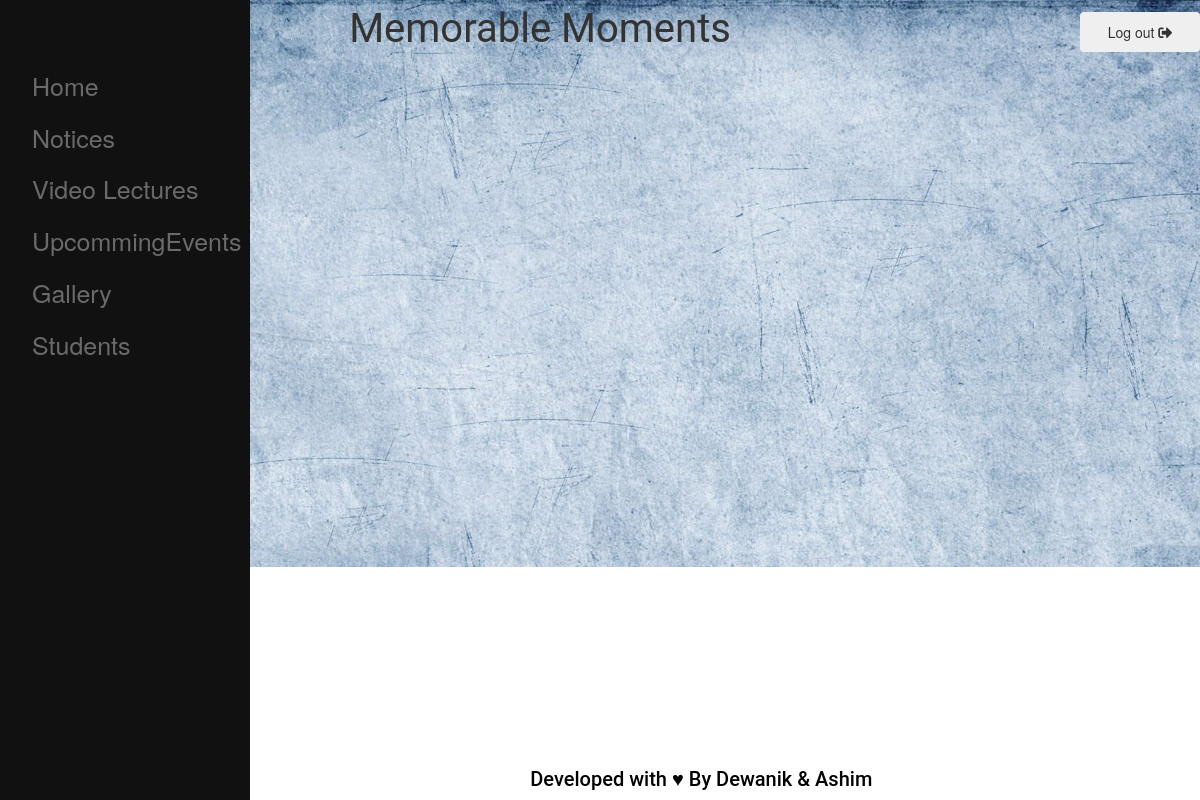
Page /inside/gallery.php (signed in) on the earlier database version.
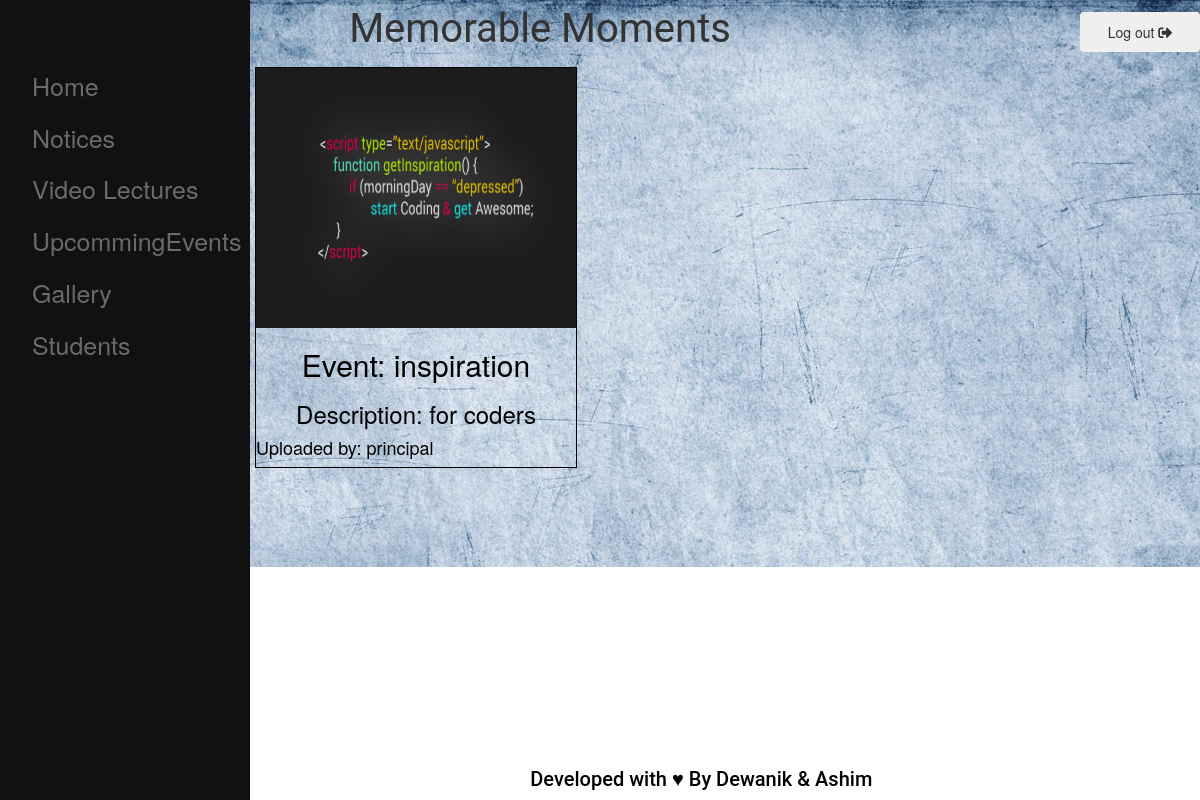
Same page on the later database version.
### tables this page shows
CREATE TABLE `images` (
  `orderid` int(11) NOT NULL,
  `imageevent` text NOT NULL,
  `imagedesc` text NOT NULL,
  `uploader` text NOT NULL,
  `imagename` text NOT NULL,
  `imageid` text NOT NULL
);

### inside/gallerypics.php (the view, shortened to what this page needs)
<div class="gallery-container" style="margin-left:255px;">
  <?php
  include '../includes/dbcon.php';
  $sql =  "SELECT * FROM images ORDER BY orderid";
  $stmt = mysqli_stmt_init($conn);
  mysqli_stmt_prepare($stmt,$sql);
  mysqli_stmt_execute($stmt);
   $result = mysqli_stmt_get_result($stmt);
   while ($row = mysqli_fetch_assoc($result)) {
     echo '
       <div style="border:1px solid black">
     <a href="#" >
     <div style= class="imageholder" >
     <img width="320px"
     height="260px" src="../uploads/image/'.$row["imagename"].'"></img>
     </div>
       <h2>Event: '.$row["imageevent"].'</h2>
       <h3>Description: '.$row["imagedesc"].'</h3>
       <h4>Uploaded by: '.$row["uploader"].'</h4>
       </a>
      ';
   }
   ?>

### head.php (shortened to what this page needs)
<!DOCTYPE html>
<html style="background-attachment:fixed;"lang="en" dir="ltr">
  <head>
    <link rel="stylesheet" type="text/css" href="css/mainpage.css">
<link rel="stylesheet" href="extensions/fawe/css/all.css" >
  </head>

### inside/gallery.php (shortened to what this page needs)
<?php
include_once '../head.php';
if (isset($_SESSION['uid']) || isset($_SESSION['uid5'])) {
include 'inheader.php';
}else if (isset($_SESSION['id'])) {
include 'inheader.php';
}else {
  header('Location: ../index.php');
  exit();
}
include '../footer.php';
 ?>
<link href="//maxcdn.bootstrapcdn.com/bootstrap/3.3.4/css/bootstrap.min.css" rel="stylesheet"/>
<div class="mid">
   <p class="texttitle">Memorable Moments</p>
   <?php
include 'gallerypics.php';
    ?>
   </div>
</div>

### inside/inheader.php (shortened to what this page needs)
<?php
if (isset($_SESSION['uid'])) {
echo '<form class="logg" action="../includes/logout.php" method="POST">
  <button type="submit" name="submit" class="btn">Log out  <i class="fas fa-sign-out-alt"></i></button>
</form>
<div id="mySidenav" class="sidenav">
  <a href="../index.php">Home</a>
  <a href="notice.php">Notices</a>
  <a href="lect.php">Video Lectures</a>
  <a href="event.php">UpcommingEvents</a>
  <a href="gallery.php">Gallery</a>
  <a href="attend.php">Attendance</a>
  <a href="studentdetails.php">Students</a>
</div>';
if (isset($_SESSION['uid5'])) {
  echo '<div class="con">
    <a href="../teachsignup.php">Register a  new teacher</a>
  </div>';
}
  }elseif (isset($_SESSION['id'])) {
  echo '<form class="logg" action="../includes/logout.php" method="POST">
    <button type="submit" name="submit" class="btn">Log out <i class="fas fa-sign-out-alt"></i></button>
  </form>
  <div id="mySidenav" class="sidenav">
    <a href="../index.php">Home</a>
    <a href="notice.php">Notices</a>
    <a href="lect.php">Video Lectures</a>
    <a href="event.php">UpcommingEvents</a>
    <a href="gallery.php">Gallery</a>
      <a href="studentdetails.php">Students</a>
  </div>';
}
else {
  header('Location:.../index.php');
}
 ?>
<link rel="stylesheet" type="text/css" href="../css/mainpage.css">
<link rel="stylesheet" href="../extensions/fawe/css/all.css" >

### footer.php
</body>
<footer>
<h6>Developed with &hearts; By Dewanik & Ashim</h6>
</footer>
</html>

### css/mainpage.css (style rules this page uses)
html, body, div, span, object, iframe, h1, h2, h3, h4, h5, h6, p, blockquote, pre, abbr, address, cite, code, del, dfn, em, img, ins, kbd, q, samp, small, strong, sub, sup, var, b, i, dl, dt, dd, ol, ul, li, fieldset, form, label, legend, table, caption, tbody, tfoot, thead, tr, th, td, article, aside, canvas, details, figcaption, figure, footer, header, hgroup, menu, nav, section, summary, time, mark, audio, video { margin:0; padding:0; border:0; outline:0; font-size:100%; vertical-align:baseline; background:transparent; }
article,aside,details,figcaption,figure, footer,header,hgroup,menu,nav,section { display:block; }
a { margin:0; padding:0; font-size:100%; vertical-align:baseline; background:transparent; }
html { margin: 0; padding: 0; background-image: url("html.jpg"); background-repeat: no-repeat; background-size: cover; background-position: 0px -120px; background-attachment: fixed; }
footer { position: fixed; bottom: 0px; margin: 0; padding: 0; color: black; }
footer h6 { animation: heart_beat 1s infinite; text-align: center; position: relative; white-space: nowrap; left: 155%; font-family: roboto; font-size: 20px; }
.gallery-container { width: 80%; height: 500px; margin: 0 auto; display: flex; flex-flow: row wrap; justify-content: space-between; align-items: flex-start; align-content: space-between; }
.gallery-container a { font-size: 22px; text-decoration: none; color: black; }
.btn { width: 100%; background-blend-mode: hard-light; border: none; border-radius: 16px; cursor: pointer; height: 40px; font-size: 18px; margin: 12px 0; }
a { text-decoration: none; color: black; font-size: 18px; }
p { font-size: 45px; }
.logg { width: 120px; height: 45px; float: right; }
.sidenav { height: 100%; width: 250px; position: fixed; z-index: 1; top: 0; left: 0; background-color: #111; overflow-x: hidden; transition: 0.5s; padding-top: 60px; }
.sidenav a { padding: 8px 8px 8px 32px; text-decoration: none; font-size: 25px; color: #818181; display: block; transition: 0.3s; opacity: 0.8; }
.texttitle { font-family: roboto; text-align: center; font-size: 40px; }
.mid { background-image: url(bg.jpg); background-attachment: fixed; background-size: cover; }
h2 { text-align: center; color: black; font-size: 26px; }
h3 { text-align: center; color: black; }
h4 { color: black; }

### extensions/fawe/css/all.css (style rules this page uses)
.fa, .fas, .far, .fal, .fab { -moz-osx-font-smoothing: grayscale; -webkit-font-smoothing: antialiased; display: inline-block; font-style: normal; font-variant: normal; text-rendering: auto; line-height: 1; }
.fa-sign-out-alt:before { content: "\f2f5"; }
.fa, .fas { font-family: 'Font Awesome 5 Free'; font-weight: 900; }

Differences in the rows shown:
added images: imagename (picture), imageevent "inspiration", imagedesc "for coders", uploader "principal"
